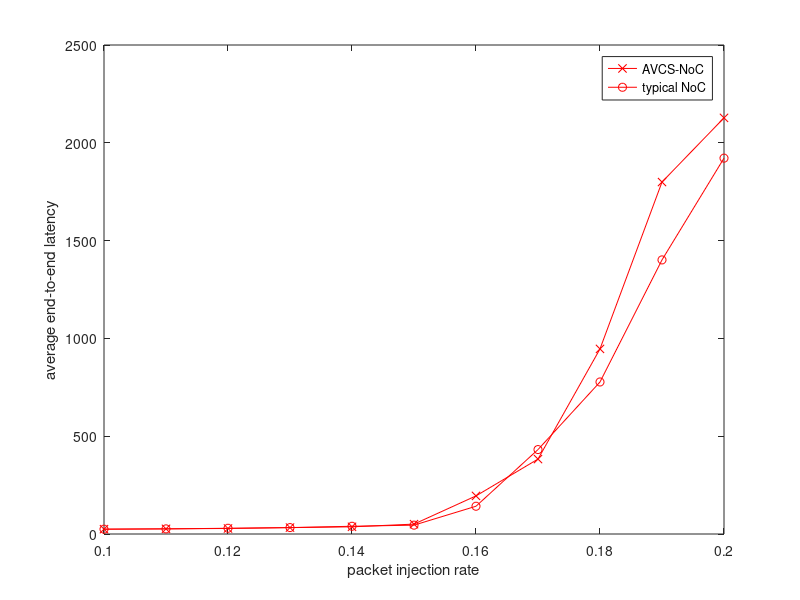

MATLAB code to generate this figure:
x=[0.1 0.11 0.12 0.13 0.14 0.15 0.16 0.17 0.18 0.19 0.2];
lat_dyn=[24.8077 26.3546 28.2441 32.6574 36.719 50.5421 194.787 383.006 946.302 1799.37 2127.46];
lat_con=[24.5379 26.2174 29.3302 32.8256 39.5521 45.2609 141.95 431.661 777.216 1401.31 1921.54];

plot(x,lat_dyn,'-rx');
hold on;
plot(x,lat_con,'-ro');

legend('AVCS-NoC', 'typical NoC');
xlabel('packet injection rate');
ylabel('average end-to-end latency');
